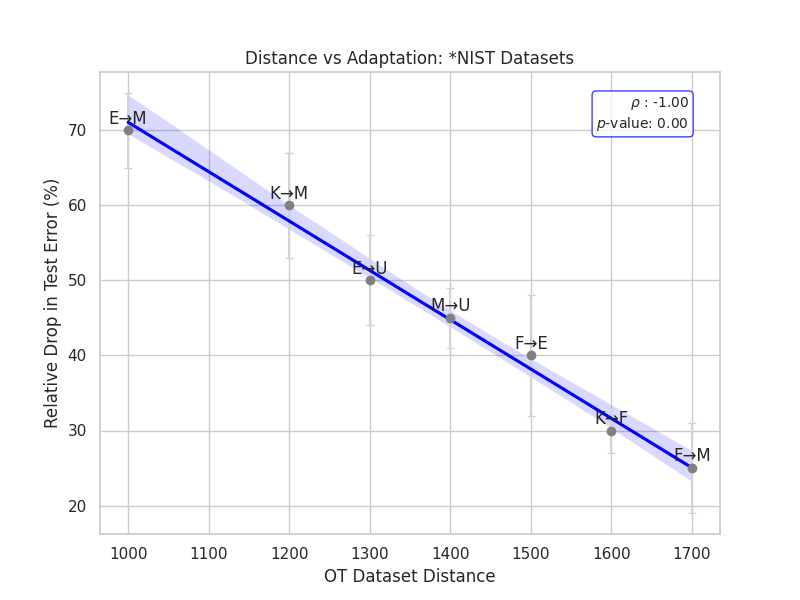

The Python source for this figure:
import matplotlib.pyplot as plt
import numpy as np
import seaborn as sns
from scipy.stats import pearsonr

# Example data
ot_distance = np.array([1000, 1200, 1300, 1400, 1500, 1600, 1700])
relative_drop = np.array([70, 60, 50, 45, 40, 30, 25])
error = np.array([5, 7, 6, 4, 8, 3, 6])

# Calculate correlation
corr, p_value = pearsonr(ot_distance, relative_drop)

# Set up the plot
plt.figure(figsize=(8, 6))
sns.set(style="whitegrid")

# Scatter plot with error bars
plt.errorbar(ot_distance, relative_drop, yerr=error, fmt='o', color='gray', ecolor='lightgray', capsize=3)

# Regression plot with Seaborn
sns.regplot(x=ot_distance, y=relative_drop, scatter=False, color='blue', line_kws={"label": f"$\\rho$ : {corr:.2f}\n$p$-value: {p_value:.2f}"})

# Add legend
plt.legend(loc="upper right", frameon=True, fancybox=True)

# Annotations for points
annotations = ["E→M", "K→M", "E→U", "M→U", "F→E", "K→F", "F→M"]
for i, label in enumerate(annotations):
    plt.annotate(label, (ot_distance[i], relative_drop[i]), textcoords="offset points", xytext=(0, 5), ha='center')

# Labels and title
plt.xlabel("OT Dataset Distance")
plt.ylabel("Relative Drop in Test Error (%)")
plt.title("Distance vs Adaptation: *NIST Datasets")

plt.savefig("build_plt.png")